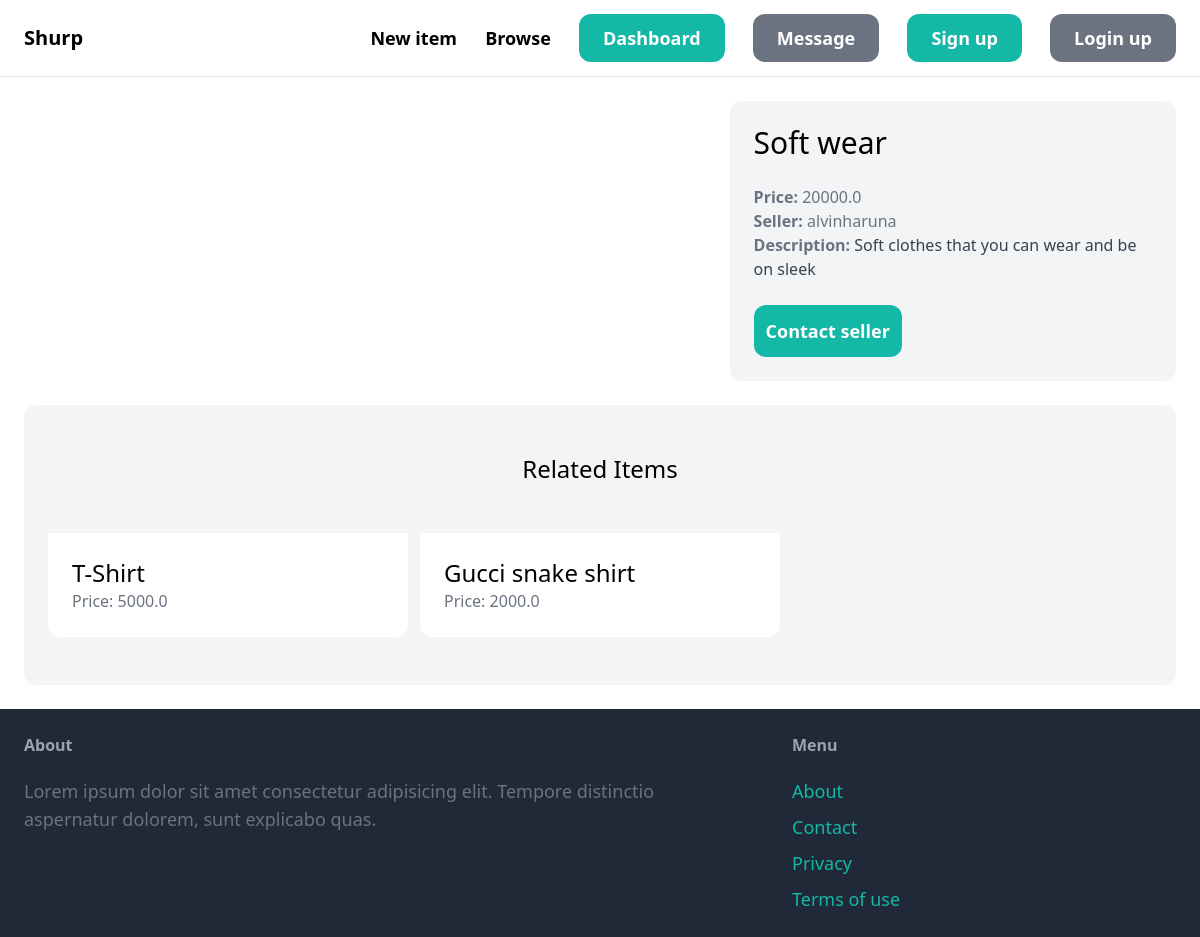
Page /items/4/ on the committed database.
### item/models.py (models this page shows, shortened)
class Item(models.Model):
    category = models.ForeignKey(Category, related_name='items', on_delete=models.CASCADE)
    name = models.CharField(max_length=255)
    description = models.TextField(blank=True, null=True)
    price = models.FloatField()
    image = models.ImageField(upload_to='item_images', blank=True,  null=True)
    is_sold = models.BooleanField(default=False)
    created_by = models.ForeignKey(User, related_name='items', on_delete=models.CASCADE)
    created_at = models.DateTimeField(auto_now_add=True)

### item/views.py (the view)
# urls.py: path('<int:pk>/', views.detail, name='detail'),
def detail(request, pk):
    item = get_object_or_404(Item, pk=pk)
    related_items = Item.objects.filter(category=item.category, is_sold=False).exclude(pk=pk)[0:3] #include related items in views
    return render(request, 'item/detail.html', {
        'item': item,
        'related_items': related_items #append related items
    })

### item/templates/item/detail.html (shortened to what this page needs)
{% extends 'core/base.html' %}
{% block content %}
<div class="grid grid-cols-5 gap-6">
    <div class="col-span-3">
    </div>
    <div class="col-span-2 p-6 bg-gray-100 rounded-xl">
        <h1 class="mb-6 text-3xl">{{ item.name }}</h1>
        <p class="text-gray-500"><strong>Price: </strong>{{ item.price }}</p>
        <p class="text-gray-500"><strong>Seller: </strong>{{ item.created_by.username }}</p>
        {% if item.description %}
            <p class="text-gray-700"><strong class="text-gray-500">Description: </strong>{{ item.description }}</p>
        {% endif %}
        <a href="#" class="inline-block mt-6 px-3 py-3 text-lg font-semibold bg-teal-500 text-white rounded-xl hover:bg-teal-700">Contact seller</a>
    </div>
</div>
<div class="mt-6 px-6 py-12 bg-gray-100 rounded-xl">
    <h2 class="mb-12 text-2xl text-center">Related Items</h2>
    <div class="grid grid-cols-3 gap-3">
        {% for item in related_items %}
            <div class="">
                <a href="{% url 'item:detail' item.id %}">
                    <div class="p-6 bg-white rounded-b-xl">
                        <h2 class="text-2xl">
                            {{ item.name }}
                        </h2>
                        <p class="text-gray-500">Price: {{ item.price }}</p>
                    </div>
                </a>
            </div>
        {% endfor %}
    </div>
</div>
{% endblock %}

### rows in the picture
Item: name "Soft wear", price "20000.0", created_by.username "alvinharuna", description "Soft clothes that you can wear and be on sleek"
Item: name "T-Shirt", price "5000.0"
Item: name "Gucci snake shirt", price "2000.0"
